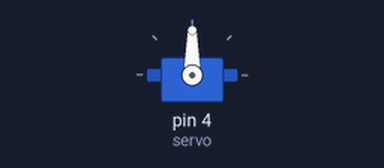
Bench run of a sketch on a simulated Arduino Uno, built with avr-gcc and run on an emulated ATmega328P. On the bench: servo.

Above: at 0.05 s.
At 1.5 s:
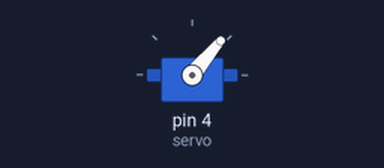
At 3.0 s:
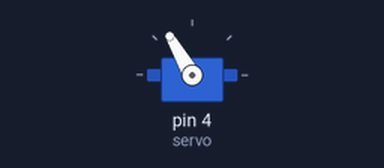
Timing chart, 0 to 6.9 s (numbered marks = the images above):
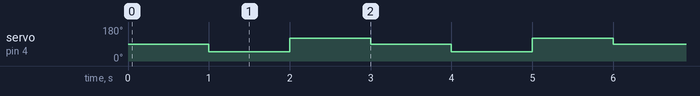

The sketch:

Servo.ino
```cpp
#include <Servo.h>

Servo servo;
int angle = 10;

void setup() {
  servo.attach(4);
  servo.write(angle);
}


void loop()
{
// // scan from 0 to 180 degrees
//  for(angle = 10; angle < 180; angle++)
//  {
//    servo.write(angle);
//    delay(15);
//  }
//  // now scan back from 180 to 0 degrees
//  for(angle = 180; angle > 10; angle--)
//  {
//    servo.write(angle);
//    delay(15);
//  }

  servo.write(90);
  delay(1000);
  servo.write(50);
  delay(1000);
  servo.write(120);
  delay(1000);
}
```

Measured:
- by itself, servo on pin 4 (servo): repeats every 3.0 s: 120° 1.0 s, 90° 1.0 s, 50° 1.0 s
